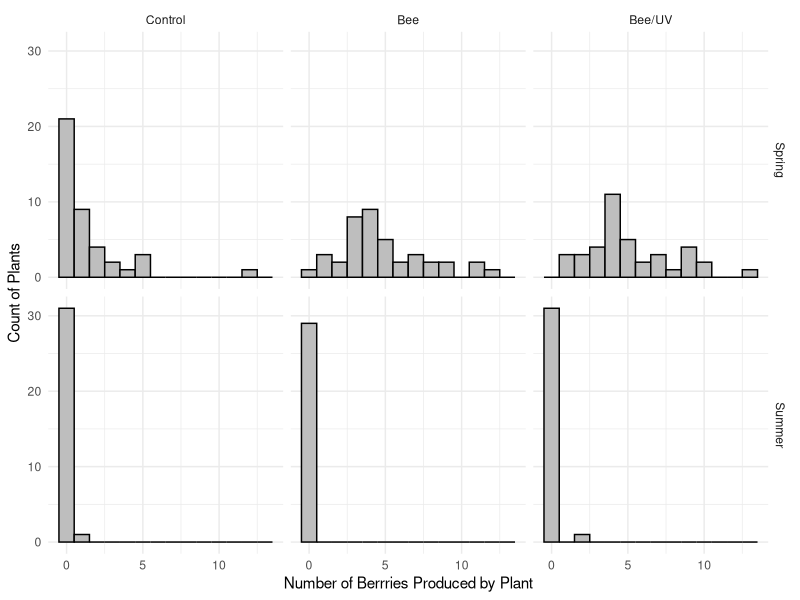

Recreate this plot in R. (Note: this script raises an error after producing the figure.)
#install.packages("ggplot2")  
library("ggplot2")

trial_both_berry_num_data <- read.csv("berrydata.csv") 
#This table includes data about each strawberry plant at the end of each trial. 
#This information includes: number of berries, status of plant at end of trial, weight of root and weight of shoot
#And which variables were applied to each plant
head(trial_both_berry_num_data)

##### Summer Trial had less plants, because some died during the waiting period
###removing these blank rows:
trial_both_berry_num_data_2 = trial_both_berry_num_data[which(trial_both_berry_num_data$plant_status!='blank'), ]


##############################################################
#Question 1 - Were the number of berries produced by plants different between treatments and season trials?

#To consider if the number of berries produced per plant differed between treatments and season conditions, 
#we used a Zero-inflated regression using the “zeroinfl” function from the “pscl” package

###############################################
#####FIGURE 1: Number of Berries Produced per Plant #####
trial_both_berry_num_data_2$treatment_f = factor(trial_both_berry_num_data_2$treatment, levels=c('Control','Bee','Bee/UV'))


library(plyr)
mu <- ddply(trial_both_berry_num_data_2, "trial", summarise, grp.mean=mean(berrynum))
head(mu)


ggplot(trial_both_berry_num_data_2, aes(x=berrynum))+
  geom_histogram(color="black", fill="grey", binwidth=1)+
  facet_grid(trial ~ treatment_f)+
  labs(x="Number of Berrries Produced by Plant", y = "Count of Plants")+ 
  scale_color_brewer(palette="Accent") + 
  theme_minimal()+theme(legend.position="top")



#############################################
##### Zero Inflated Regression #####
#install.packages("pscl")
#library(pscl)



data_m = trial_both_berry_num_data_2
head(data_m)

data_m$treatment = relevel(factor(data_m$treatment),
                           ref= 2)

model.zero = zeroinfl(data_m$berrynum ~ data_m$trial + data_m$treatment, 
                      data = data_m, 
                      dist = "poisson")
summary(model.zero)



########################################
###Additional comparison using t test to compare each treatment with one another and season trials with one another
data_m = trial_both_berry_num_data_2
head(data_m)

#compare Summer and Spring trials
t.test(data_m$berrynum~data_m$trial)
#t = 12.759, df = 120.64, p-value < 2.2e-16


####compare Control to Bee
data_m_noUV = data_m[which(data_m$treatment!='Bee/UV'), ] # Remove Bee/UV:
t.test(data_m_noUV$berrynum~data_m_noUV$treatment)
###t = 4.6172, df = 105.91, p-value = 1.098e-05

#### compare control to BeeUV
data_m_nobee = data_m[which(data_m$treatment!='Bee'), ] # Remove Bee:
head(data_m_nobee)
t.test(data_m_nobee$berrynum~data_m_nobee$treatment)
###t = 4.7057, df = 108.41, p-value = 7.511e-06

####Compare BeeUV to Bee
data_m_nocontrol = data_m[which(data_m$treatment!='Control'), ] #Remove control
head(data_m_nocontrol)
t.test(data_m_nocontrol$berrynum~data_m_nocontrol$treatment)
###t = 0.087131, df = 137.99, p-value = 0.9307

#### These above results are very similar to what the zero inflated poison regression shows



















#